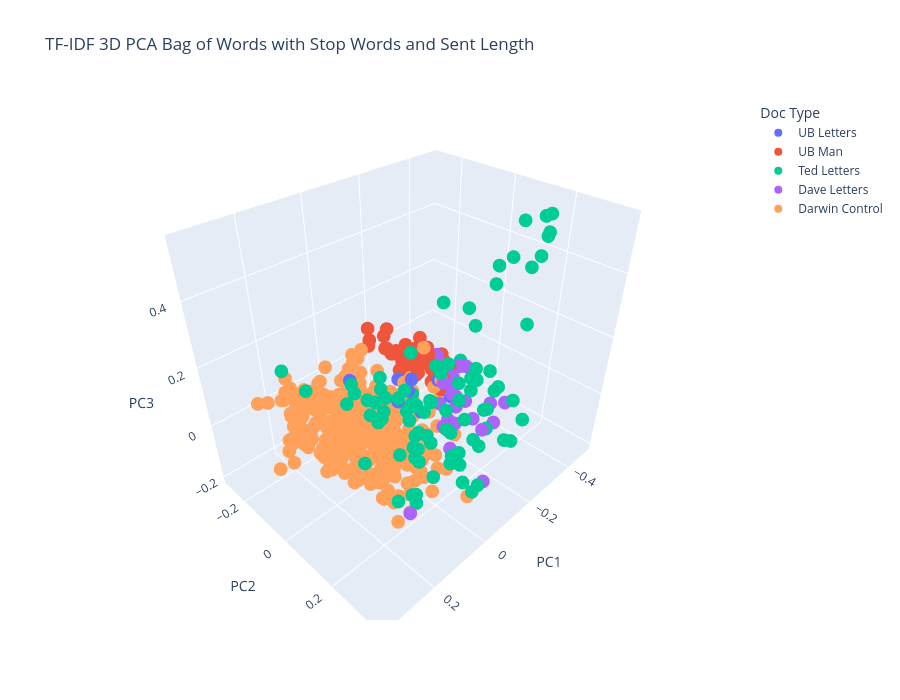

The notebook cell this image was saved under:
### Markdown cell above
Here we see clustering in the manifesto and Darwin control documents. Toggling these two datasets off, we also see tighter clustering between some Unabomber letters and Ted letters. However, we also some Unabomber letters are close to the brother's letters.

## Plot 4

### Code cell
X = TfidfVectorizer(max_features=5000).fit_transform(df["cleanTxt"])

pca = PCA(n_components=3)
pcs = pca.fit_transform(X, df[["Avg Sent Length"]].to_numpy())

df["PC1"] = pcs[:, 0]
df["PC2"] = pcs[:, 1]
df["PC3"] = pcs[:, 2]

fig = px.scatter_3d(
    df,
    x="PC1",
    y="PC2",
    z="PC3",
    color="Doc Type", height=700,
    title="TF-IDF 3D PCA Bag of Words with Stop Words and Sent Length",
)

fig.show()
